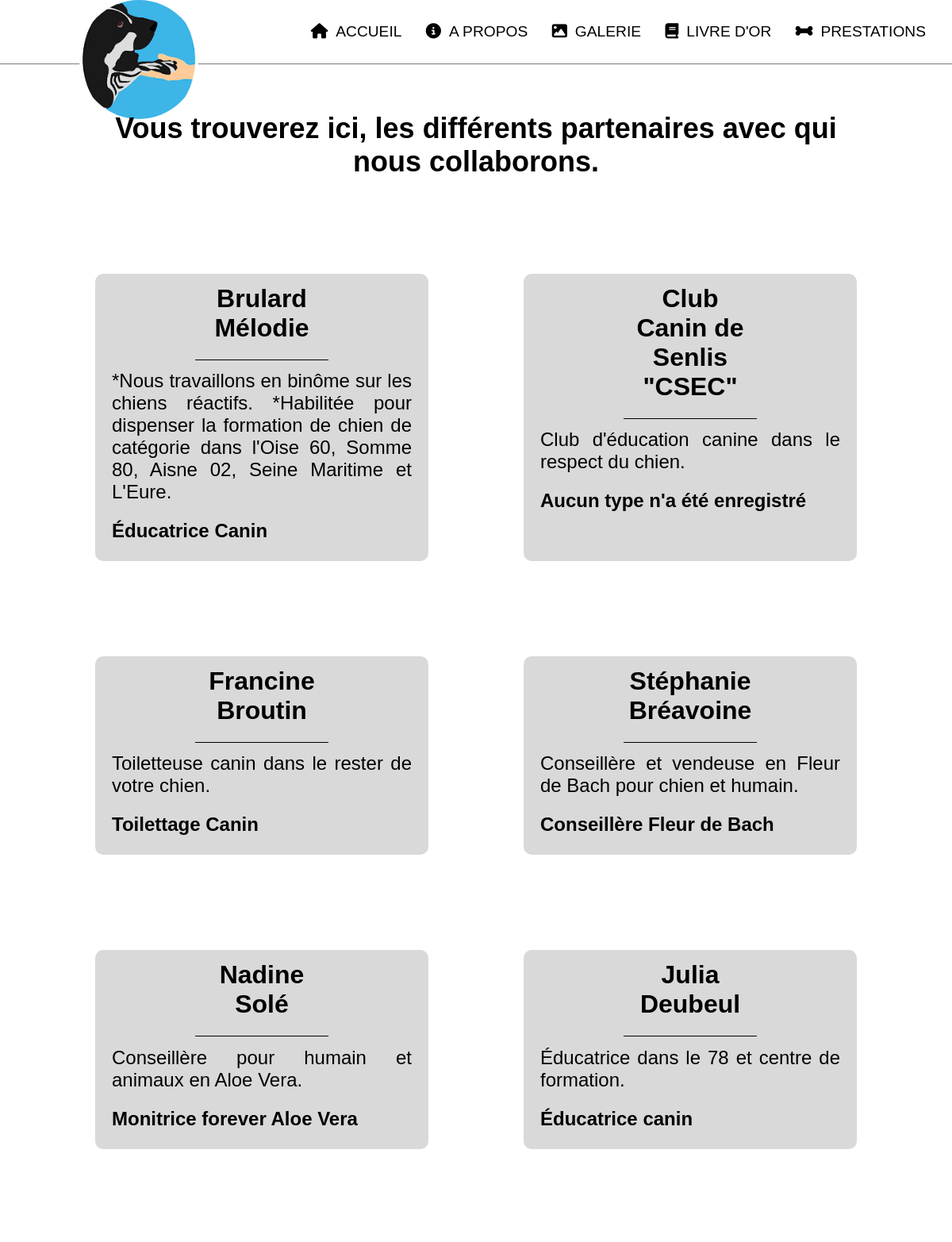
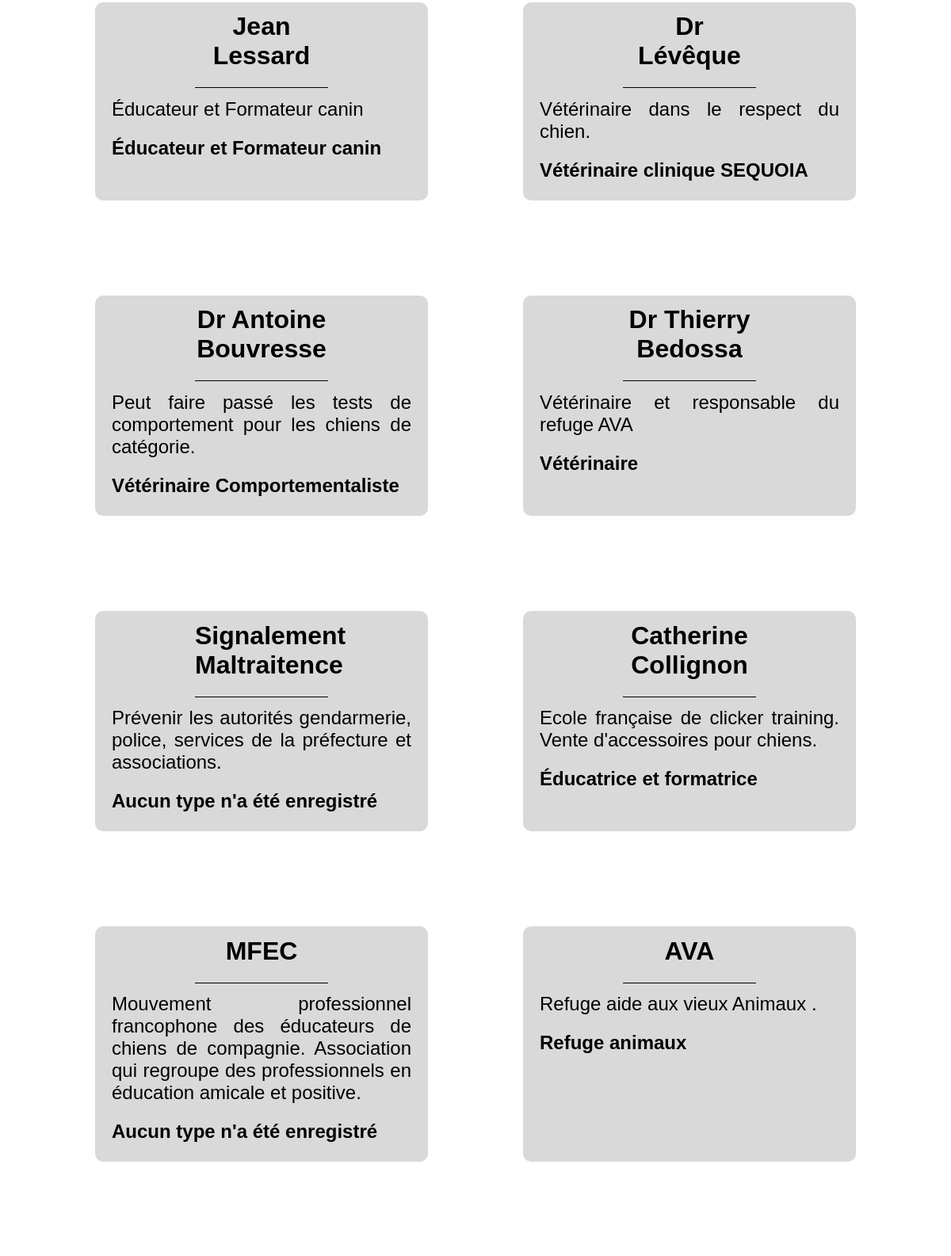
The page /partenaire/partenaire.php (upper part) on the database its author committed (2 pictures, top to bottom).
### tables this page shows
CREATE TABLE `partenaire` (
  `part_id` int(11) NOT NULL,
  `part_libelle` varchar(35) NOT NULL,
  `part_descriptif` varchar(250) NOT NULL,
  `part_type` varchar(35) NOT NULL,
  `part_site` varchar(75) NOT NULL,
  `part_adresse_rue` varchar(75) NOT NULL,
  `part_adresse_postal` varchar(5) NOT NULL,
  `part_adresse_ville` varchar(75) NOT NULL,
  `part_numero` varchar(10) NOT NULL,
  `part_mail` varchar(75) NOT NULL,
  `part_archive` int(11) NOT NULL
);

### partenaire/partenaire.php (the view, shortened to what this page needs)
<?php
 require '../includes/connexion_bdd/connexion_bdd.php';
$query = $connexion->prepare("SELECT * FROM partenaire");
$query->execute();
$liste = $query->fetchAll();
?>
<!DOCTYPE html>
<html lang="en">
<head>
    <link rel="stylesheet" href="partenaire.css">
    <link rel="stylesheet" href="../includes//header/header.css">
    <link rel="stylesheet" href="../includes/footer/footer.css">
</head>
<header>
<?php require '../includes/header2/header.php'?>
</header>
<body>
    <div class="prestation-menu">
        <h2>Vous trouverez ici, les différents partenaires avec qui nous collaborons.</h2>
    </div>
    <div class="prestation-box">
        <?php foreach ($liste as $elementDeLaListe){
                ?>
                    <div class="prestation-container">
                        <h1><?= $elementDeLaListe["part_libelle"]?> </h1>
                        <p><?= $elementDeLaListe["part_descriptif"]?> </p>
                        <h3><?= $elementDeLaListe["part_type"]?></h3>
                    </div>
                <?php
        }?>
    </div>
</body>
<?php require '../includes/footer2/footer.php'?>

### partenaire/partenaire.css (style rules this page uses)
body { margin: 0; }
.prestation-menu { display: flex; justify-content: center; padding: 5% 10% 5% 10%; font-size: 150%; text-align: center; }
.prestation-container { width: 35% ; margin: 5%; background-color:#D9D9D9 ; padding-bottom: 2%; border-radius: 10px; }
.prestation-container h1 { text-align: center; padding: 3% 0% 5% 0%; margin: 0% 30% 3% 30%; border-bottom: solid 1px black; }
.prestation-container p { margin: 0% 5% 5% 5%; text-align: justify; font-size: 150%; }
.prestation-container h3 { padding-left: 5%; font-size: 150%; }
.prestation-box { display: flex; justify-content: center; flex-wrap: wrap; }

### includes/header/header.css (style rules this page uses)
* { padding: 0; margin: 0; text-decoration: none; list-style: none; }
body { font-family: Arial; overflow-x: hidden; }

### includes/footer/footer.css (style rules this page uses)
body { margin: 0; }

### rows shown on the page
partenaire: part_libelle "Brulard Mélodie", part_descriptif "*Nous travaillons en binôme sur les chiens réactifs. *Habilitée pour dispenser la formation de chien de catégorie dans l'Oise 60, Somme 80, Aisne 02, Seine Maritime et L'Eure.", part_type "Éducatrice Canin"
partenaire: part_libelle "Club Canin de Senlis \"CSEC\"", part_descriptif "Club d'éducation canine dans le respect du chien.", part_type "Aucun type n'a été enregistré"
partenaire: part_libelle "Francine Broutin", part_descriptif "Toiletteuse canin dans le rester de votre chien.", part_type "Toilettage Canin"
partenaire: part_libelle "Stéphanie Bréavoine", part_descriptif "Conseillère et vendeuse en Fleur de Bach pour chien et humain.", part_type "Conseillère Fleur de Bach"
partenaire: part_libelle "Nadine Solé", part_descriptif "Conseillère pour humain et animaux en Aloe Vera.", part_type "Monitrice forever Aloe Vera"
partenaire: part_libelle "Julia Deubeul", part_descriptif "Éducatrice dans le 78 et centre de formation.", part_type "Éducatrice canin"
partenaire: part_libelle "Jean Lessard", part_descriptif "Éducateur et Formateur canin", part_type "Éducateur et Formateur canin"
partenaire: part_libelle "Dr Lévêque", part_descriptif "Vétérinaire dans le respect du chien.", part_type "Vétérinaire clinique SEQUOIA"
partenaire: part_libelle "Dr Antoine Bouvresse", part_descriptif "Peut faire passé les tests de comportement pour les chiens de catégorie.", part_type "Vétérinaire Comportementaliste"
partenaire: part_libelle "Dr Thierry Bedossa", part_descriptif "Vétérinaire et responsable du refuge AVA", part_type "Vétérinaire"
partenaire: part_libelle "Signalement Maltraitence", part_descriptif "Prévenir les autorités gendarmerie, police, services de la préfecture et associations.", part_type "Aucun type n'a été enregistré"
partenaire: part_libelle "Catherine Collignon", part_descriptif "Ecole française de clicker training. Vente d'accessoires pour chiens.", part_type "Éducatrice et formatrice"
partenaire: part_libelle "MFEC", part_descriptif "Mouvement professionnel francophone des éducateurs de chiens de compagnie. Association qui regroupe des professionnels en éducation amicale et positive.", part_type "Aucun type n'a été enregistré"
partenaire: part_libelle "AVA", part_descriptif "Refuge aide aux vieux Animaux .", part_type "Refuge animaux"
